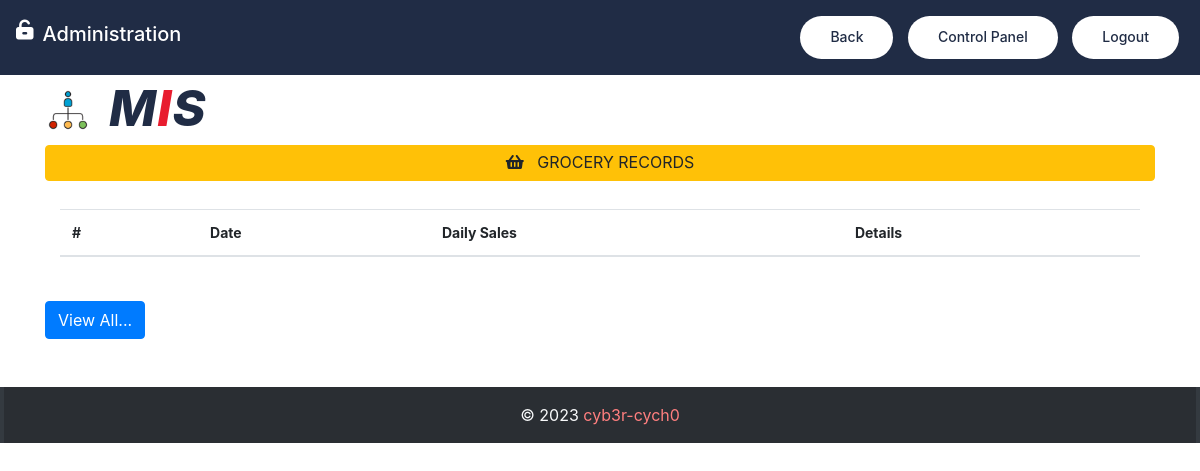
Before: /view_more_grocery/ (signed in) with the older database file.
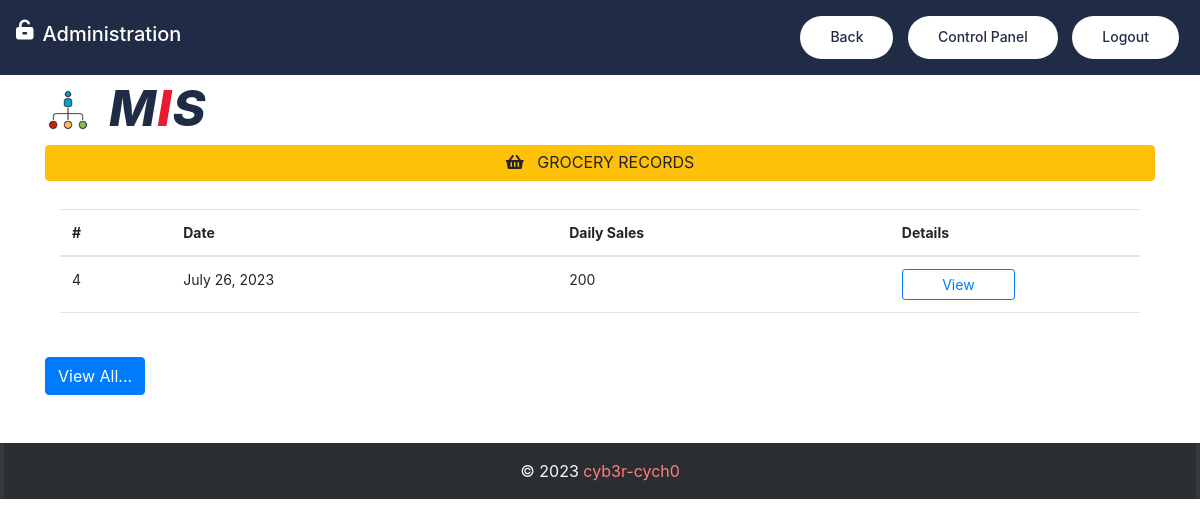
After: the same page with the newer database file.
### carapp/models.py (models this page shows, shortened)
class Grocery(models.Model):
    groc_sales_date = models.DateField(default=dateutil.utils.today())
    groc_daily_sales = models.IntegerField(unique=False)

### carapp/views.py (the view)
# urls.py: path('view_more_grocery/', views.view_more_grocery, name='view_more_grocery'),
@login_required(login_url='login')
@cache_control(no_cache=True, must_revalidate=True, no_store=True)
def view_more_grocery(request):
    groc = Grocery.objects.all().order_by('-id')[:1]
    context = {
        'groc': groc,
    }
    return render(request, 'grocery/view_more_grocery.html', context)

### carapp/templates/grocery/view_more_grocery.html (shortened to what this page needs)
{% extends 'base.html' %}
{% load static %}
{% block nav-content %}
    <i class="fa-solid fa-unlock-keyhole ml-2 mb-3" style="color: #fff; font-size: 20px"></i>   &nbsp;&nbsp; <h2 style="color: #fff; font-size: 20px">Administration</h2>
{% endblock %}
{% block nav-btn %}
    <a class="btn btn-custom" id="btn-nav-view" href="{% url 'grocery' %}">Back</a>
    <a class="btn btn-custom" id="btn-nav-back" href="{% url 'backend' %}">Control Panel</a>
    <a class="btn btn-custom" id="btn-nav" data-bs-toggle="modal" data-bs-target="#logout">Logout</a>
{% endblock %}
{% block topbar %}
<div class="top-bar mt-4 pt-5">
        <div class="container mt-5">
            <div class="row align-items-center">
                <div class="col-lg-4 col-md-12">
                    <div class="logo">
                        <img src="{% static 'img/icon.ico' %}" alt="Logo">
                        <h1><span>M</span>I<span>S</span></h1>
                    </div>
                </div>
            </div>
        </div>
    </div>
{% endblock %}
{% block footer %} style="color: #ff7f7f;" {% endblock %}
{% block content %}
<div class="container mb-5" style="width: 95%; font-size: 14px">
    <button class="btn btn-outline w-100 mt-1 pt-1 mb-1 no-pointer">
    </button>
    <button class="btn btn-warning w-100 mt-4 pt-1 mb-1 no-pointer">
        <i class="fa fa-shopping-basket"></i>&nbsp;&nbsp; GROCERY RECORDS
    </button>
    <div class="container">
        <div class="row my-4">
            <div class="col-md-12 border-primary">
                <table class="table bg-white">
                    <thead class="bg-info">
                        <tr>
                            <th scope="col">#</th>
                            <th scope="col">Date</th>
                            <th scope="col">Daily Sales</th>
                            <th scope="col">Details</th>
                        </tr>
                    </thead>
                    <tbody>
                        {% for g in groc %}
                        <tr>
                            <td>{{ g.id }}</td>
                            <td>{{ g.groc_sales_date }}</td>
                            <td>{{ g.groc_daily_sales }}</td>
                            <td><a href="{% url 'grocery_detail' g.id %}">
                            <button type="button" class="w-50 btn btn-sm btn-outline-primary">View</button>
                        </a></td>
                        </tr>
                        {% endfor %}
                    </tbody>
                </table>
            </div>
        </div>
    </div>
    <a href="{% url 'view_all_grocery' %}">
        <button class="btn btn-primary mt-1">View All...</button>
    </a>
</div>
{% endblock content %}

Changed rows visible on the page:
added Grocery: id "4", groc_sales_date "July 26, 2023", groc_daily_sales "200"
